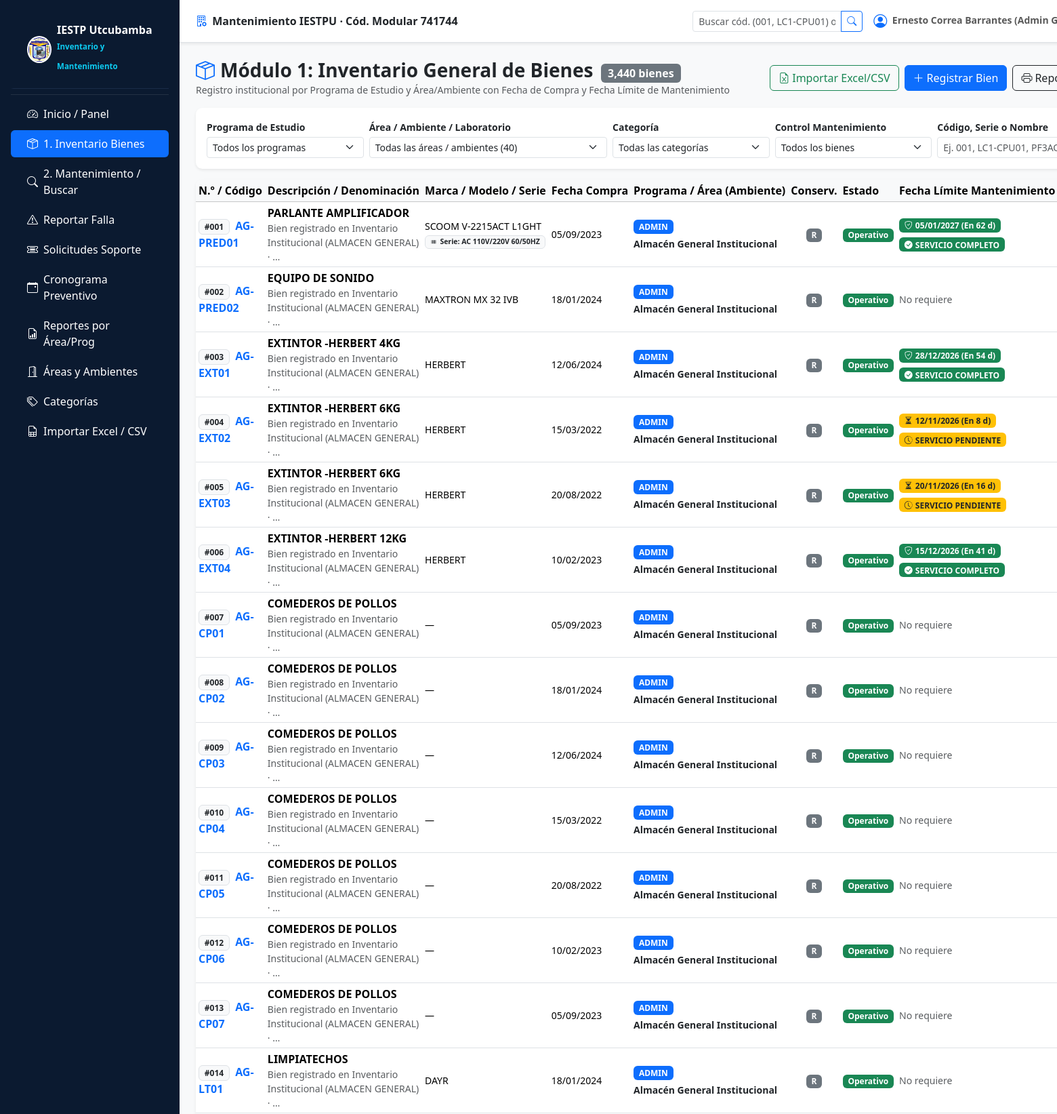
The app's page /admin/equipos.php (signed in, upper part) with its own data.
### tables this page shows
CREATE TABLE usuarios (
  id               INT UNSIGNED NOT NULL AUTO_INCREMENT,
  rol_id           TINYINT UNSIGNED NOT NULL,
  dni              CHAR(8)      NULL,
  nombres          VARCHAR(100) NOT NULL,
  apellidos        VARCHAR(100) NOT NULL,
  correo           VARCHAR(150) NOT NULL,
  telefono         VARCHAR(20)  NULL,
  password_hash    VARCHAR(255) NOT NULL,           
  debe_cambiar_clave TINYINT(1) NOT NULL DEFAULT 1,
  intentos_fallidos TINYINT UNSIGNED NOT NULL DEFAULT 0,
  bloqueado_hasta  DATETIME     NULL,
  ultimo_acceso    DATETIME     NULL,
  activo           TINYINT(1)   NOT NULL DEFAULT 1,
  creado_en        DATETIME     NOT NULL DEFAULT CURRENT_TIMESTAMP,
  actualizado_en   DATETIME     NOT NULL DEFAULT CURRENT_TIMESTAMP ON UPDATE CURRENT_TIMESTAMP,
  PRIMARY KEY (id),
  UNIQUE KEY uq_usuarios_correo (correo),
  UNIQUE KEY uq_usuarios_dni (dni),
  KEY ix_usuarios_rol (rol_id),
  CONSTRAINT fk_usuarios_rol FOREIGN KEY (rol_id) REFERENCES roles(id)
);

CREATE TABLE equipos (
  id                INT UNSIGNED NOT NULL AUTO_INCREMENT,
  codigo_inventario VARCHAR(40)  NOT NULL,
  nombre            VARCHAR(150) NOT NULL,
  categoria_id      INT UNSIGNED NOT NULL,
  programa_id       TINYINT UNSIGNED NOT NULL,
  ambiente_id       INT UNSIGNED NULL,
  descripcion       TEXT NULL,
  marca             VARCHAR(80)  NULL,
  modelo            VARCHAR(80)  NULL,
  numero_serie      VARCHAR(100) NULL,
  fecha_adquisicion DATE NULL,
  estado            ENUM('operativo','con_falla','en_mantenimiento','fuera_de_servicio','dado_de_baja') NOT NULL DEFAULT 'operativo',
  observaciones     TEXT NULL,
  creado_por        INT UNSIGNED NULL,
  creado_en         DATETIME NOT NULL DEFAULT CURRENT_TIMESTAMP,
  actualizado_en    DATETIME NOT NULL DEFAULT CURRENT_TIMESTAMP ON UPDATE CURRENT_TIMESTAMP,
  PRIMARY KEY (id),
  UNIQUE KEY uq_equipos_codigo (codigo_inventario),
  KEY ix_equipos_programa_estado (programa_id, estado),
  KEY ix_equipos_ambiente (ambiente_id),
  CONSTRAINT fk_eq_categoria FOREIGN KEY (categoria_id) REFERENCES categorias_equipos(id),
  CONSTRAINT fk_eq_programa  FOREIGN KEY (programa_id)  REFERENCES programas(id),
  CONSTRAINT fk_eq_ambiente  FOREIGN KEY (ambiente_id)  REFERENCES ambientes(id) ON DELETE SET NULL,
  CONSTRAINT fk_eq_creador   FOREIGN KEY (creado_por)   REFERENCES usuarios(id) ON DELETE SET NULL
);

CREATE TABLE programas (
  id            TINYINT UNSIGNED NOT NULL AUTO_INCREMENT,
  codigo        VARCHAR(20)  NOT NULL,
  nombre        VARCHAR(120) NOT NULL,
  activo        TINYINT(1)   NOT NULL DEFAULT 1,
  PRIMARY KEY (id),
  UNIQUE KEY uq_programas_codigo (codigo),
  UNIQUE KEY uq_programas_nombre (nombre)
);

CREATE TABLE ambientes (
  id             INT UNSIGNED NOT NULL AUTO_INCREMENT,
  programa_id    TINYINT UNSIGNED NOT NULL,
  codigo         VARCHAR(30)  NOT NULL,
  nombre         VARCHAR(120) NOT NULL,
  tipo           ENUM('laboratorio','taller','oficina','aula','area_practica','simulacion','otro') NOT NULL DEFAULT 'laboratorio',
  ubicacion      VARCHAR(150) NULL,
  responsable_id INT UNSIGNED NULL,
  activo         TINYINT(1)   NOT NULL DEFAULT 1,
  PRIMARY KEY (id),
  UNIQUE KEY uq_ambientes_codigo (codigo),
  KEY ix_ambientes_programa (programa_id),
  CONSTRAINT fk_amb_programa    FOREIGN KEY (programa_id)    REFERENCES programas(id),
  CONSTRAINT fk_amb_responsable FOREIGN KEY (responsable_id) REFERENCES usuarios(id) ON DELETE SET NULL
);

### public/admin/equipos.php (the view, shortened to what the rows shown need)
<?php
require dirname(__DIR__, 2) . '/includes/bootstrap.php';
require dirname(__DIR__, 2) . '/includes/layout.php';
require dirname(__DIR__, 2) . '/includes/catalogos.php';
$u = requiere_rol('admin_general', 'admin_programa', 'tecnico');
$progs = programas_del_usuario((int) $u['id'], $u['rol']);
$pagina     = max(1, get_int('pagina') ?? 1);
$porPagina  = 30;
[$where, $params] = filtro_programas('e.programa_id', $progs);
$total = (int) consulta("SELECT COUNT(*) FROM equipos e WHERE $where", $params)->fetchColumn();
$paginas = max(1, (int) ceil($total / $porPagina));
$pagina = min($pagina, $paginas);
$offset = ($pagina - 1) * $porPagina;
$filas = consulta(
    "SELECT e.id, e.numero_orden, e.codigo_inventario, e.codigo_interno, e.codigo_patrimonial,
            e.nombre, e.descripcion, e.marca, e.modelo, e.numero_serie, e.fecha_adquisicion,
            e.estado, e.estado_conservacion, e.requiere_mantenimiento, e.frecuencia_mantenimiento,
            e.ultimo_mantenimiento, e.fecha_limite_mantenimiento, e.responsable_bien, e.especificaciones,
            pr.codigo AS programa, pr.nombre AS programa_nombre,
            c.nombre AS categoria, c.es_consumible,
            a.nombre AS ambiente
       FROM equipos e
       JOIN programas pr ON pr.id = e.programa_id
       JOIN categorias_equipos c ON c.id = e.categoria_id
       LEFT JOIN ambientes a ON a.id = e.ambiente_id
      WHERE $where
      ORDER BY pr.codigo, a.nombre, e.numero_orden, e.codigo_inventario
      LIMIT $porPagina OFFSET $offset",
    $params
)->fetchAll();
cabecera('Módulo 1 · Inventario de Bienes', $u);
?>
<div class="d-flex flex-wrap justify-content-between align-items-center mb-3 gap-2">
  <div>
    <h1 class="h3 fw-bold mb-0"><i class="bi bi-box-seam text-primary me-2"></i>Módulo 1: Inventario General de Bienes <span class="badge bg-secondary fs-6 ms-1"><?= number_format($total) ?> bienes</span></h1>
  </div>
</div>
<div class="table-responsive card shadow-sm border-0">
<table class="table table-hover table-sm mb-0 align-middle">
  <thead class="table-light">
    <tr>
      <th>N.º / Código</th>
      <th>Descripción / Denominación</th>
      <th>Marca / Modelo / Serie</th>
      <th>Fecha Compra</th>
      <th>Programa / Área (Ambiente)</th>
      <th class="text-center">Conserv.</th>
      <th>Estado</th>
      <th>Fecha Límite Mantenimiento</th>
    </tr>
  </thead>
  <tbody>
  <?php foreach ($filas as $q): ?>
    <?php
      $esp = json_decode((string) ($q['especificaciones'] ?? '{}'), true) ?: [];
      $corr = str_pad((string) ($q['numero_orden'] ?: $q['id']), 3, '0', STR_PAD_LEFT);
    ?>
    <tr>
      <td>
        <span class="badge bg-light text-dark border me-1">#<?= e($corr) ?></span>
        <a class="fw-bold text-decoration-none" href="<?= e(url('admin/buscar_equipo.php?id=' . (int) $q['id'])) ?>">
          <?= e($q['codigo_interno'] ?: $q['codigo_inventario']) ?>
        </a>
      </td>
      <td>
        <div class="fw-semibold"><?= e($q['nombre']) ?></div>
        <div class="small text-muted"><?= e(mb_strimwidth((string) ($q['descripcion'] ?? ''), 0, 65, '…')) ?></div>
      </td>
      <td class="small">
        <div><?= e(trim(($q['marca'] ?? '') . ' ' . ($q['modelo'] ?? '')) ?: '—') ?></div>
        <?php if (!empty($q['numero_serie'])): ?>
          <span class="badge bg-light text-dark border"><i class="bi bi-upc me-1"></i>Serie: <?= e($q['numero_serie']) ?></span>
        <?php endif; ?>
      </td>
      <td class="small text-nowrap">
        <?= $q['fecha_adquisicion'] ? e(date('d/m/Y', strtotime((string) $q['fecha_adquisicion']))) : '—' ?>
      </td>
      <td>
        <span class="badge bg-primary"><?= e($q['programa']) ?></span>
        <div class="small fw-semibold text-dark mt-1"><?= e($q['ambiente'] ?? '—') ?></div>
      </td>
      <td class="text-center"><?= insignia_conservacion($q['estado_conservacion'] ?? null) ?></td>
      <td><?= insignia_equipo($q['estado']) ?></td>
      <td>
        <?= semaforo_mantenimiento($q['fecha_limite_mantenimiento'] ?? null, (int) $q['requiere_mantenimiento']) ?>
        <?php if ((int) $q['requiere_mantenimiento'] === 1): ?>
          <div class="mt-1"><?= insignia_servicio($esp['estado_servicio'] ?? 'pendiente') ?></div>
        <?php endif; ?>
      </td>
    </tr>
  <?php endforeach; if (!$filas): ?>
    <tr><td colspan="9" class="text-center text-muted py-4">No se encontraron bienes con esos filtros.</td></tr>
  <?php endif; ?>
  </tbody>
</table>
</div>
<?php endif;
pie();

### includes/layout.php (shortened to what the rows shown need)
<?php
function menu_para_rol(string $rol): array
{
    $m = ['Inicio / Panel' => ['ruta' => 'index.php', 'icono' => 'bi-speedometer2']];
    if ($rol === 'docente') {
        $m['Buscador de Bienes']    = ['ruta' => 'admin/buscar_equipo.php', 'icono' => 'bi-search'];
        $m['Reportar Falla']        = ['ruta' => 'docente/reportar.php', 'icono' => 'bi-exclamation-triangle'];
        $m['Mis Solicitudes']       = ['ruta' => 'docente/mis_solicitudes.php', 'icono' => 'bi-list-check'];
        $m['Cronograma Preventivo'] = ['ruta' => 'admin/cronograma.php', 'icono' => 'bi-calendar-event'];
    } else {
        $m['1. Inventario Bienes']  = ['ruta' => 'admin/equipos.php', 'icono' => 'bi-box-seam'];
        $m['2. Mantenimiento / Buscar'] = ['ruta' => 'admin/buscar_equipo.php', 'icono' => 'bi-search'];
        $m['Reportar Falla']        = ['ruta' => 'docente/reportar.php', 'icono' => 'bi-exclamation-triangle'];
        $m['Solicitudes Soporte']   = ['ruta' => 'admin/solicitudes.php', 'icono' => 'bi-ticket-detailed'];
        $m['Cronograma Preventivo'] = ['ruta' => 'admin/cronograma.php', 'icono' => 'bi-calendar-event'];
        $m['Reportes por Área/Prog']= ['ruta' => 'admin/reportes.php', 'icono' => 'bi-file-earmark-bar-graph'];
        $m['Áreas y Ambientes']     = ['ruta' => 'admin/ambientes.php', 'icono' => 'bi-door-open'];
        $m['Categorías']            = ['ruta' => 'admin/categorias.php', 'icono' => 'bi-tags'];
        $m['Importar Excel / CSV']  = ['ruta' => 'admin/importar_inventario.php', 'icono' => 'bi-file-earmark-spreadsheet'];
    }
    return $m;
}
function cabecera(string $titulo, ?array $u = null): void
{
    $app = $GLOBALS['CFG']['app']['nombre'];
    $pagina_actual = basename($_SERVER['SCRIPT_NAME']);
    ?>
<!doctype html>
<html lang="es">
<head>
  <link href="https://cdn.jsdelivr.net/npm/bootstrap@5.3.3/dist/css/bootstrap.min.css" rel="stylesheet">
  <link rel="stylesheet" href="https://cdn.jsdelivr.net/npm/bootstrap-icons@1.11.1/font/bootstrap-icons.css">
  <link href="<?= e(url('assets/css/app.css')) ?>" rel="stylesheet">
</head>
<body class="bg-light">
<?php if ($u): ?>
<div class="d-flex">
  <aside class="sidebar d-none d-md-flex flex-column flex-shrink-0 p-3 text-white" style="width: 265px;">
    <a href="<?= e(url('index.php')) ?>" class="d-flex align-items-center mb-3 mb-md-0 me-md-auto text-white text-decoration-none gap-2 brand">
      <img src="<?= e(url('assets/img/logo-iestp.png')) ?>" alt="Logo" style="width: 40px; height: 40px; border-radius: 50%; background: white; padding: 2px;">
      <div>
        <div class="fs-6 fw-bold lh-1">IESTP Utcubamba</div>
        <small class="text-info" style="font-size: 0.72rem;">Inventario y Mantenimiento</small>
      </div>
    </a>
    <hr class="text-secondary my-2">
    <ul class="nav nav-pills flex-column mb-auto gap-1">
      <?php foreach (menu_para_rol($u['rol']) as $txt => $item): ?>
        <li class="nav-item">
          <a href="<?= e(url($item['ruta'])) ?>" class="nav-link text-white d-flex align-items-center gap-2 py-2 <?= $pagina_actual === basename($item['ruta']) ? 'active' : '' ?>">
            <i class="bi <?= e($item['icono']) ?>"></i>
            <span><?= e($txt) ?></span>
          </a>
        </li>
      <?php endforeach; ?>
    </ul>
  </aside>
  <div class="flex-grow-1 min-vh-100 d-flex flex-column">
    <nav class="navbar navbar-light bg-white border-bottom px-4 py-2 shadow-sm no-print">
      <div class="container-fluid px-0">
        <span class="navbar-text fw-bold text-dark d-none d-md-block">
          <i class="bi bi-building-gear text-primary me-1"></i> <?= e($app) ?> · Cód. Modular 741744
        </span>
        <div class="d-flex align-items-center gap-3 ms-auto">
          <form method="get" action="<?= e(url('admin/buscar_equipo.php')) ?>" class="d-none d-lg-flex">
            <div class="input-group input-group-sm">
              <input class="form-control" name="q" placeholder="Buscar cód. (001, LC1-CPU01) o serie…">
              <button class="btn btn-outline-primary" type="submit"><i class="bi bi-search"></i></button>
            </div>
          </form>
          <span class="navbar-text small">
            <i class="bi bi-person-circle fs-5 align-middle me-1 text-primary"></i>
            <strong><?= e($u['nombres'] . ' ' . $u['apellidos']) ?></strong>
          </span>
        </div>
      </div>
    </nav>
    <main class="container-fluid py-4 px-4 flex-grow-1">
<?php else: ?>
    <main class="container py-4">
<?php endif; ?>
<?php
}
function pie(): void
{
    ?>
    </main>
<?php if (isset($_SESSION['uid'])): ?>
  </div>
</div>
<?php endif; ?>
</body>
</html>
<?php
}

### includes/catalogos.php (shortened to what the rows shown need)
<?php
function texto_estado(string $s): string
{
    return ucfirst(str_replace('_', ' ', $s));
}
function insignia_equipo(string $estado): string
{
    $m = [
        'operativo'         => 'success',
        'con_falla'         => 'warning',
        'en_mantenimiento'  => 'info',
        'fuera_de_servicio' => 'danger',
        'dado_de_baja'      => 'dark',
    ];
    return '<span class="badge text-bg-' . e($m[$estado] ?? 'secondary') . '">' . e(texto_estado($estado)) . '</span>';
}
function insignia_conservacion(?string $c): string
{
    $m = ['N' => 'success', 'MB' => 'primary', 'B' => 'info', 'R' => 'secondary', 'M' => 'warning', 'MM' => 'danger'];
    $txt = ESTADOS_CONSERVACION[$c] ?? $c;
    return '<span class="badge text-bg-' . e($m[$c] ?? 'secondary') . '" title="' . e($txt) . '">' . e($c) . '</span>';
}
function insignia_servicio(?string $servicio): string
{
    $s = strtolower((string) $servicio);
    if ($s === 'completo' || $s === 'realizado') {
        return '<span class="badge text-bg-success"><i class="bi bi-check-circle-fill me-1"></i>SERVICIO COMPLETO</span>';
    }
    if ($s === 'pendiente' || $s === 'programado') {
        return '<span class="badge text-bg-warning text-dark"><i class="bi bi-clock-history me-1"></i>SERVICIO PENDIENTE</span>';
    }
    return '<span class="badge text-bg-light text-muted border">No aplica</span>';
}
function semaforo_mantenimiento(?string $fecha_limite, int $requiere = 1): string
{
    if (!$requiere || !$fecha_limite) {
        return '<span class="text-muted small">No requiere</span>';
    }
    $hoy = new DateTimeImmutable('today');
    $lim = DateTimeImmutable::createFromFormat('!Y-m-d', substr($fecha_limite, 0, 10));
    $dias = (int) $hoy->diff($lim)->format('%r%a');
    $fechaFmt = $lim->format('d/m/Y');
    if ($dias <= 30) {
        return '<span class="badge text-bg-warning text-dark"><i class="bi bi-hourglass-split me-1"></i>' . e($fechaFmt) . " (En {$dias} d)</span>";
    }
    return '<span class="badge text-bg-success"><i class="bi bi-shield-check me-1"></i>' . e($fechaFmt) . " (En {$dias} d)</span>";
}

### records on screen
usuarios: nombres+apellidos "Ernesto Correa Barrantes (Admin…"
equipos: numero_orden "001", codigo_interno "AG-PRED01", nombre "PARLANTE AMPLIFICADOR", descripcion "Bien registrado en Inventario Institucional (ALMACEN GENERAL) · …", marca+modelo "SCOOM V-2215ACT L1GHT", numero_serie "AC 110V/220V 60/50HZ", fecha_adquisicion "05/09/2023", programa.codigo "ADMIN", ambiente.nombre "Almacén General Institucional", estado_conservacion "R", estado "Operativo", fecha_limite_mantenimiento "05/01/2027", fecha_limite_mantenimiento "62", shows "SERVICIO COMPLETO"
equipos: numero_orden "002", codigo_interno "AG-PRED02", nombre "EQUIPO DE SONIDO", descripcion "Bien registrado en Inventario Institucional (ALMACEN GENERAL) · …", marca+modelo "MAXTRON MX 32 IVB", fecha_adquisicion "18/01/2024", programa.codigo "ADMIN", ambiente.nombre "Almacén General Institucional", estado_conservacion "R", estado "Operativo", requiere_mantenimiento "No requiere"
equipos: numero_orden "003", codigo_interno "AG-EXT01", nombre "EXTINTOR -HERBERT 4KG", descripcion "Bien registrado en Inventario Institucional (ALMACEN GENERAL) · …", marca "HERBERT", fecha_adquisicion "12/06/2024", programa.codigo "ADMIN", ambiente.nombre "Almacén General Institucional", estado_conservacion "R", estado "Operativo", fecha_limite_mantenimiento "28/12/2026", fecha_limite_mantenimiento "54", shows "SERVICIO COMPLETO"
equipos: numero_orden "004", codigo_interno "AG-EXT02", nombre "EXTINTOR -HERBERT 6KG", descripcion "Bien registrado en Inventario Institucional (ALMACEN GENERAL) · …", marca "HERBERT", fecha_adquisicion "15/03/2022", programa.codigo "ADMIN", ambiente.nombre "Almacén General Institucional", estado_conservacion "R", estado "Operativo", fecha_limite_mantenimiento "12/11/2026", fecha_limite_mantenimiento "8", shows "SERVICIO PENDIENTE"
equipos: numero_orden "005", codigo_interno "AG-EXT03", nombre "EXTINTOR -HERBERT 6KG", descripcion "Bien registrado en Inventario Institucional (ALMACEN GENERAL) · …", marca "HERBERT", fecha_adquisicion "20/08/2022", programa.codigo "ADMIN", ambiente.nombre "Almacén General Institucional", estado_conservacion "R", estado "Operativo", fecha_limite_mantenimiento "20/11/2026", fecha_limite_mantenimiento "16", shows "SERVICIO PENDIENTE"
equipos: numero_orden "006", codigo_interno "AG-EXT04", nombre "EXTINTOR -HERBERT 12KG", descripcion "Bien registrado en Inventario Institucional (ALMACEN GENERAL) · …", marca "HERBERT", fecha_adquisicion "10/02/2023", programa.codigo "ADMIN", ambiente.nombre "Almacén General Institucional", estado_conservacion "R", estado "Operativo", fecha_limite_mantenimiento "15/12/2026", fecha_limite_mantenimiento "41", shows "SERVICIO COMPLETO"
equipos: numero_orden "007", codigo_interno "AG-CP01", nombre "COMEDEROS DE POLLOS", descripcion "Bien registrado en Inventario Institucional (ALMACEN GENERAL) · …", marca+modelo "—", fecha_adquisicion "05/09/2023", programa.codigo "ADMIN", ambiente.nombre "Almacén General Institucional", estado_conservacion "R", estado "Operativo", requiere_mantenimiento "No requiere"
equipos: numero_orden "008", codigo_interno "AG-CP02", nombre "COMEDEROS DE POLLOS", descripcion "Bien registrado en Inventario Institucional (ALMACEN GENERAL) · …", marca+modelo "—", fecha_adquisicion "18/01/2024", programa.codigo "ADMIN", ambiente.nombre "Almacén General Institucional", estado_conservacion "R", estado "Operativo", requiere_mantenimiento "No requiere"
equipos: numero_orden "009", codigo_interno "AG-CP03", nombre "COMEDEROS DE POLLOS", descripcion "Bien registrado en Inventario Institucional (ALMACEN GENERAL) · …", marca+modelo "—", fecha_adquisicion "12/06/2024", programa.codigo "ADMIN", ambiente.nombre "Almacén General Institucional", estado_conservacion "R", estado "Operativo", requiere_mantenimiento "No requiere"
equipos: numero_orden "010", codigo_interno "AG-CP04", nombre "COMEDEROS DE POLLOS", descripcion "Bien registrado en Inventario Institucional (ALMACEN GENERAL) · …", marca+modelo "—", fecha_adquisicion "15/03/2022", programa.codigo "ADMIN", ambiente.nombre "Almacén General Institucional", estado_conservacion "R", estado "Operativo", requiere_mantenimiento "No requiere"
equipos: numero_orden "011", codigo_interno "AG-CP05", nombre "COMEDEROS DE POLLOS", descripcion "Bien registrado en Inventario Institucional (ALMACEN GENERAL) · …", marca+modelo "—", fecha_adquisicion "20/08/2022", programa.codigo "ADMIN", ambiente.nombre "Almacén General Institucional", estado_conservacion "R", estado "Operativo", requiere_mantenimiento "No requiere"
equipos: numero_orden "012", codigo_interno "AG-CP06", nombre "COMEDEROS DE POLLOS", descripcion "Bien registrado en Inventario Institucional (ALMACEN GENERAL) · …", marca+modelo "—", fecha_adquisicion "10/02/2023", programa.codigo "ADMIN", ambiente.nombre "Almacén General Institucional", estado_conservacion "R", estado "Operativo", requiere_mantenimiento "No requiere"
equipos: numero_orden "013", codigo_interno "AG-CP07", nombre "COMEDEROS DE POLLOS", descripcion "Bien registrado en Inventario Institucional (ALMACEN GENERAL) · …", marca+modelo "—", fecha_adquisicion "05/09/2023", programa.codigo "ADMIN", ambiente.nombre "Almacén General Institucional", estado_conservacion "R", estado "Operativo", requiere_mantenimiento "No requiere"
equipos: numero_orden "014", codigo_interno "AG-LT01", nombre "LIMPIATECHOS", descripcion "Bien registrado en Inventario Institucional (ALMACEN GENERAL) · …", marca "DAYR", fecha_adquisicion "18/01/2024", programa.codigo "ADMIN", ambiente.nombre "Almacén General Institucional", estado_conservacion "R", estado "Operativo", requiere_mantenimiento "No requiere"

### other values on screen
$txt "Inicio / Panel"
$txt "1. Inventario Bienes"
$txt "2. Mantenimiento / Buscar"
$txt "Reportar Falla"
$txt "Solicitudes Soporte"
$txt "Cronograma Preventivo"
$txt "Reportes por Área/Prog"
$txt "Áreas y Ambientes"
$txt "Categorías"
$txt "Importar Excel / CSV"
$app "Mantenimiento IESTPU"
$total "3,440"
